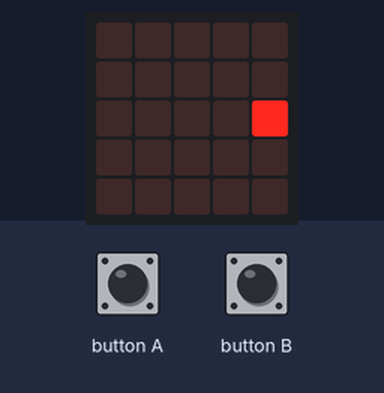
Simulated run of this program. Board: BBC micro:bit (MakeCode). Parts: the board's 5×5 LED display. The test bench sets the inputs (shaded band). The short countdown, score and lost-life animations are approximate; the run ends where the board's game-over animation would start. At 7.7 s the program stops and its outputs stay as they are.

Above: at 1.2 s.
1.3 s: button A pressed for 0.15 s
At 1.41 s:
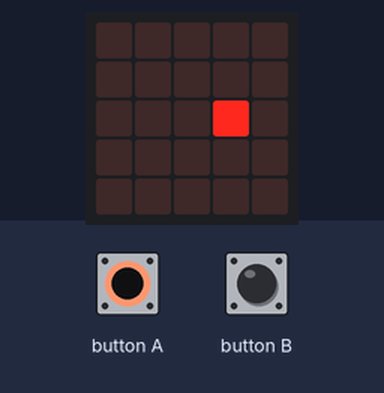
3.0 s: button B pressed for 0.15 s
At 3.18 s:
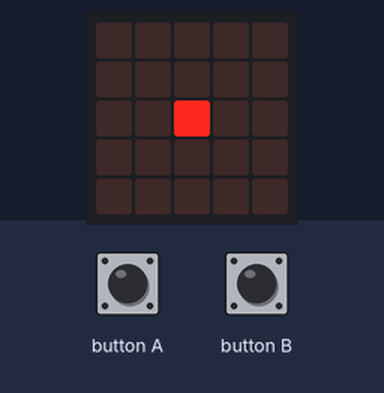
At 3.7 s:
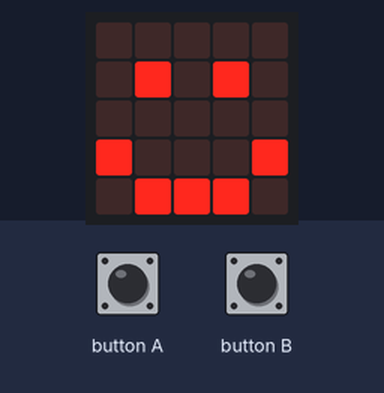
4.8 s: button A pressed for 1 s
7.5 s: button A pressed for 3.2 s
Timing chart, 0 to 9.2 s (numbered marks = the images above; inputs shaded):
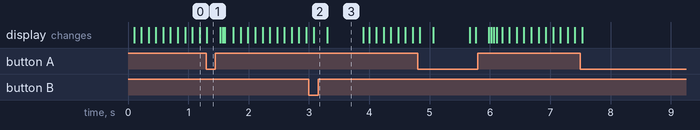

Measured:
- what the display in image 3 shows lasts 0.6 s, from 3.3 s to 3.9 s

The program:

main.ts
```typescript
let sprite = game.createSprite(2, 2)
game.setScore(0)
game.setLife(3)
basic.forever(function () {
    if (input.buttonIsPressed(Button.A) || input.buttonIsPressed(Button.B)) {
        basic.pause(200)
        if (sprite.get(LedSpriteProperty.X) == 2) {
            basic.showIcon(IconNames.Happy)
            game.setScore(game.score() + 1)
        } else {
            game.removeLife(1)
        }
    }
    basic.pause(100)
    sprite.move(1)
    sprite.ifOnEdgeBounce()
})
```

test.ts
```typescript
// aquí va el archivo "tests"; esto no se compilará cuando este paquete se utilice como una extensión.
```
